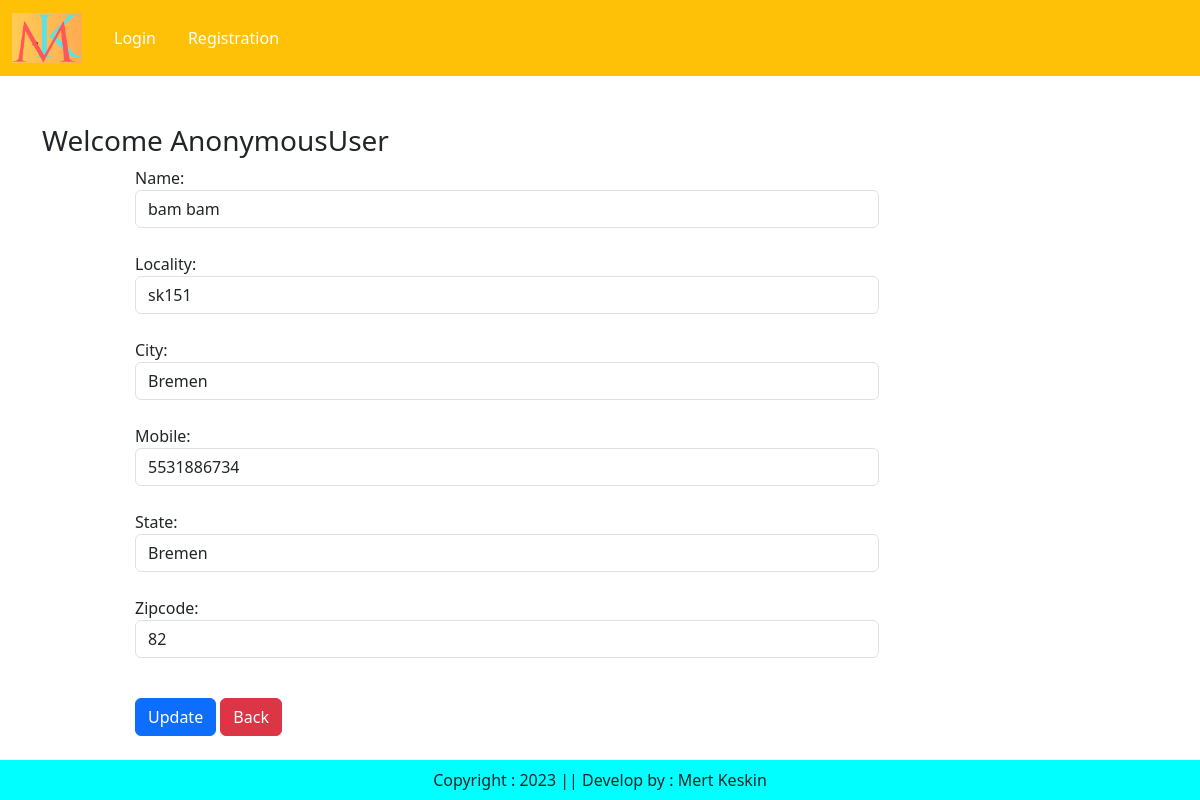
Screenshot of /updateAddress/1 with the database file from the repository.
### app/models.py (models this page shows, shortened)
class Customer(models.Model):
    user=models.ForeignKey(User,on_delete=models.CASCADE)
    name=models.CharField(max_length=200)
    locality=models.CharField(max_length=200)
    city=models.CharField(max_length=50)
    mobile=models.IntegerField(default=0)
    zipcode=models.IntegerField()
    state=models.CharField(choices=STATE_CHOICES,max_length=100)

### app/views.py (the view, shortened to what this page needs)
# urls.py: path("updateAddress/<int:pk>",views.updateAddress.as_view(),name="updateAddress"),
class updateAddress(View):
    def get(self,request,pk):
        add=Customer.objects.get(pk=pk)
        form=CustomProfileForm(instance=add)
        totalitem=0
        wishitem=0
        if request.user.is_authenticated:
            totalitem=len(Cart.objects.filter(user=request.user))
            wishitem=len(Wishlist.objects.filter(user=request.user))
        return render(request,'app/updateAddress.html',locals())

### app/forms.py
class CustomProfileForm(forms.ModelForm):
    class Meta:
        model=Customer
        fields=['name','locality','city','mobile','state','zipcode']
        widgets={
            'name':forms.TextInput(attrs={'class':'form-control'}),
                'locality':forms.TextInput(attrs={'class':'form-control'}),
                    'city':forms.TextInput(attrs={'class':'form-control'}),
                        'mobile':forms.TextInput(attrs={'class':'form-control'}),
                            'state':forms.Select(attrs={'class':'form-control'}),
                                'zipcode':forms.TextInput(attrs={'class':'form-control'}),
        }

### app/templates/app/updateAddress.html (shortened to what this page needs)
{%extends 'app/base.html'%}
{%load static%}
{% block main-content %}
<div class="container my-5">
    <div class="row">
        <h3>Welcome <span class="text-capitalize">{{request.user}}</span></h3>
    </div>
    <div class="col-sm-8 offset-sm-1">
        <form action="" method="post">
            {%for fm in form%}
                {{fm.label_tag}} {{fm}} <small class="text-danger">{{fm.errors|striptags}}</small><br>
            {%endfor%}
            <button class="btn btn-primary" type="submit">Update</button>
            <a href="{%url 'address'%}" class="btn btn-danger">Back</a>
        </form>
    </div>
</div>
{% endblock main-content %}

### rows the page displays
Customer: form "bam bam" "sk151" "Bremen" "5531886734" "Bremen" "82"

### other values shown
{{ request.user }} "AnonymousUser"
{{ fm.label_tag }} "Name:" "Locality:" "City:" "Mobile:" "State:" "Zipcode:"
